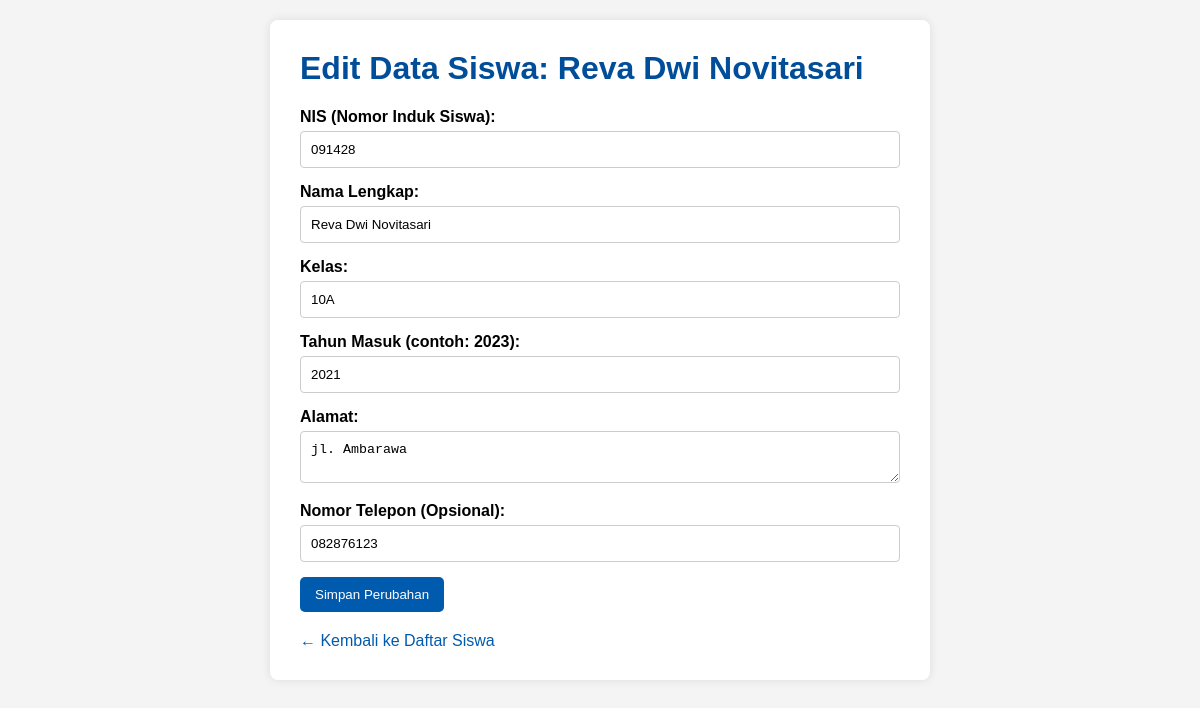
Screenshot of /admin/edit_siswa.php?id=7 (signed in) with the database file from the repository.
### tables this page shows
CREATE TABLE `siswa` (
  `id` int(11) NOT NULL,
  `nis` varchar(20) NOT NULL,
  `nama` varchar(100) NOT NULL,
  `kelas` varchar(10) NOT NULL,
  `alamat` text DEFAULT NULL,
  `telepon` varchar(15) DEFAULT NULL,
  `tahun_masuk` year(4) DEFAULT NULL,
  `created_at` timestamp NOT NULL DEFAULT current_timestamp()
);

### admin/edit_siswa.php (the view, shortened to what this page needs)
<?php
include '../koneksi.php';
$id = mysqli_real_escape_string($koneksi, $_GET['id']);
$query = "SELECT * FROM siswa WHERE id='$id'";
$result = mysqli_query($koneksi, $query);
$data = mysqli_fetch_assoc($result);
?>
<!DOCTYPE html>
<html lang="id">
<head>
</head>
<body>
    <div class="container">
        <h1>Edit Data Siswa: <?php echo htmlspecialchars($data['nama']); ?></h1>
        <form action="proses_siswa.php?aksi=edit" method="POST">
            <div>
                <label for="nis">NIS (Nomor Induk Siswa):</label>
                <input type="text" id="nis" name="nis" value="<?php echo htmlspecialchars($data['nis']); ?>" required>
            </div>
            <div>
                <label for="nama">Nama Lengkap:</label>
                <input type="text" id="nama" name="nama" value="<?php echo htmlspecialchars($data['nama']); ?>" required>
            </div>
            <div>
                <label for="kelas">Kelas:</label>
                <input type="text" id="kelas" name="kelas" value="<?php echo htmlspecialchars($data['kelas']); ?>" required>
            </div>
            <div>
                <label for="tahun_masuk">Tahun Masuk (contoh: 2023):</label>
                <input type="text" id="tahun_masuk" name="tahun_masuk" value="<?php echo htmlspecialchars($data['tahun_masuk']); ?>" required>
            </div>
            <div>
                <label for="alamat">Alamat:</label>
                <textarea id="alamat" name="alamat"><?php echo htmlspecialchars($data['alamat']); ?></textarea>
            </div>
            <div>
                <label for="telepon">Nomor Telepon (Opsional):</label>
                <input type="tel" id="telepon" name="telepon" value="<?php echo htmlspecialchars($data['telepon']); ?>">
            </div>
            <button type="submit">Simpan Perubahan</button>
        </form>
        <a href="data_siswa.php" class="back-link">← Kembali ke Daftar Siswa</a>
    </div>
</body>
</html>

### admin/edit_siswa.php (style rules this page uses)
body { font-family: Arial, sans-serif; margin: 0; background-color: #f4f4f4; }
.container { width: 50%; margin: 20px auto; background: white; padding: 30px; border-radius: 8px; box-shadow: 0 0 10px rgba(0,0,0,0.1); }
h1 { color: #004d99; margin-top: 0; }
form div { margin-bottom: 15px; }
label { display: block; margin-bottom: 5px; font-weight: bold; }
input[type="text"], input[type="tel"], textarea { width: 100%; padding: 10px; border: 1px solid #ccc; border-radius: 4px; box-sizing: border-box; }
textarea { resize: vertical; }
button { background-color: #005aae; color: white; padding: 10px 15px; border: none; border-radius: 5px; cursor: pointer; }
.back-link { display: block; margin-top: 20px; color: #005aae; text-decoration: none; }

### rows the page displays
siswa: nama "Reva Dwi Novitasari", nis "091428", kelas "10A", tahun_masuk "2021", alamat "jl. Ambarawa", telepon "082876123"
